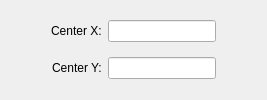
           <widget class="QWidget" name="page">
            <layout class="QVBoxLayout" name="verticalLayout_6">
             <item>
              <layout class="QHBoxLayout" name="horizontalLayout_11">
               <item>
                <spacer name="horizontalSpacer_8">
                 <property name="orientation">
                  <enum>Qt::Horizontal</enum>
                 </property>
                 <property name="sizeHint" stdset="0">
                  <size>
                   <width>40</width>
                   <height>20</height>
                  </size>
                 </property>
                </spacer>
               </item>
               <item>
                <widget class="QLabel" name="label">
                 <property name="text">
                  <string>&lt;!DOCTYPE HTML PUBLIC &quot;-//W3C//DTD HTML 4.0//EN&quot; &quot;http://www.w3.org/TR/REC-html40/strict.dtd&quot;&gt;
&lt;html&gt;&lt;head&gt;&lt;meta name=&quot;qrichtext&quot; content=&quot;1&quot; /&gt;&lt;style type=&quot;text/css&quot;&gt;
p, li { white-space: pre-wrap; }
&lt;/style&gt;&lt;/head&gt;&lt;body style=&quot; font-family:'Sans Serif'; font-size:9pt; font-weight:400; font-style:normal;&quot;&gt;
&lt;table style=&quot;-qt-table-type: root; margin-top:4px; margin-bottom:4px; margin-left:4px; margin-right:4px;&quot;&gt;
&lt;tr&gt;
&lt;td style=&quot;border: none;&quot;&gt;
&lt;p style=&quot; margin-top:0px; margin-bottom:0px; margin-left:0px; margin-right:0px; -qt-block-indent:0; text-indent:0px;&quot;&gt;&lt;span style=&quot; color:#000000;&quot;&gt;Center X:&lt;/span&gt;&lt;/p&gt;&lt;/td&gt;&lt;/tr&gt;&lt;/table&gt;&lt;/body&gt;&lt;/html&gt;</string>
                 </property>
                </widget>
               </item>
               <item>
                <widget class="QLineEdit" name="pointXLineEdit">
                 <property name="toolTip">
                  <string>x-Coordinate in Pixels</string>
                 </property>
                </widget>
               </item>
               <item>
                <spacer name="horizontalSpacer_9">
                 <property name="orientation">
                  <enum>Qt::Horizontal</enum>
                 </property>
                 <property name="sizeHint" stdset="0">
                  <size>
                   <width>40</width>
                   <height>20</height>
                  </size>
                 </property>
                </spacer>
               </item>
              </layout>
             </item>
             <item>
              <layout class="QHBoxLayout" name="horizontalLayout_22">
               <item>
                <spacer name="horizontalSpacer_10">
                 <property name="orientation">
                  <enum>Qt::Horizontal</enum>
                 </property>
                 <property name="sizeHint" stdset="0">
                  <size>
                   <width>40</width>
                   <height>20</height>
                  </size>
                 </property>
                </spacer>
               </item>
               <item>
                <widget class="QLabel" name="label_2">
                 <property name="text">
                  <string>&lt;font color='black'&gt;Center Y:&lt;/font&gt;</string>
                 </property>
                </widget>
               </item>
               <item>
                <widget class="QLineEdit" name="pointYLineEdit">
                 <property name="toolTip">
                  <string>y-Coordinate in Pixels</string>
                 </property>
                </widget>
               </item>
               <item>
                <spacer name="horizontalSpacer_11">
                 <property name="orientation">
                  <enum>Qt::Horizontal</enum>
                 </property>
                 <property name="sizeHint" stdset="0">
                  <size>
                   <width>40</width>
                   <height>20</height>
                  </size>
                 </property>
                </spacer>
               </item>
              </layout>
             </item>
            </layout>
           </widget>
